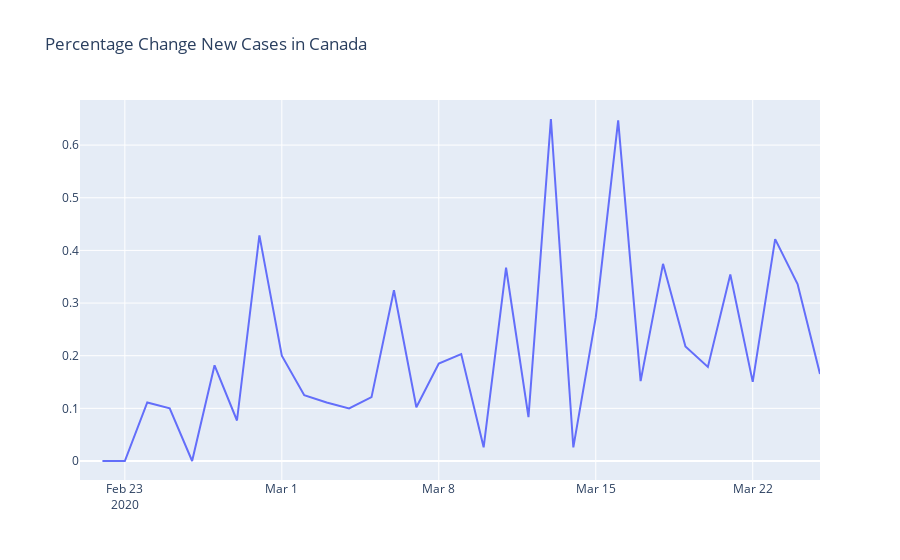

Notebook code for this chart:
### Code cell
fig = go.Figure(data = go.Scatter(x=canada.Date, y=canada['Percent Change New Confirmed Cases']), layout_title_text = 'Percentage Change New Cases in Canada')
fig.show()
